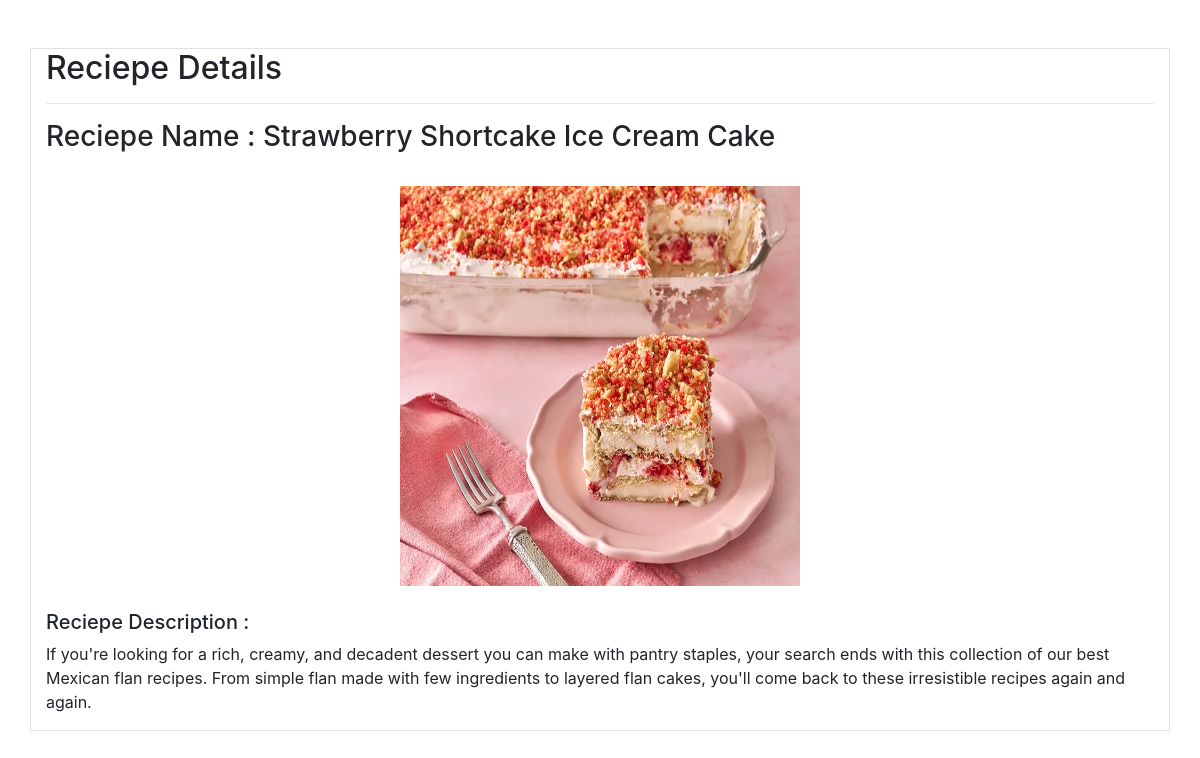
Page /show-receipe/2/ on the earlier database version.
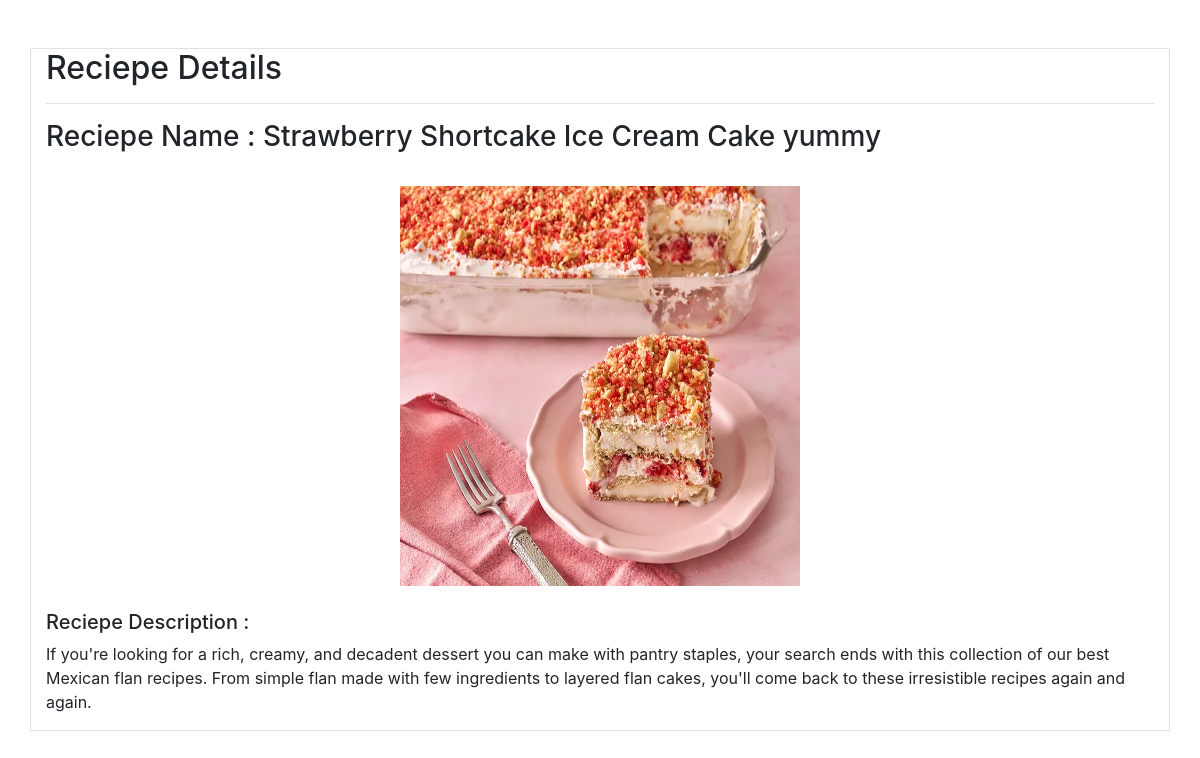
Same page on the later database version.
### vege/models.py (models this page shows)
class Receipe(models.Model):
    receipe_name =models.CharField( max_length=100)
    receipe_description = models.TextField()
    receipe_image =  models.ImageField(upload_to = "receipe")

### vege/views.py (the view)
# urls.py: path('show-receipe/<id>/', show_reciepe, name = "show_reciepe"),
def show_reciepe(request,id):
    queryset = Receipe.objects.get(id = id)
    context = {'reciepe' : queryset}
    return render(request, "show_reciepe.html", context)

### vege/templates/show_reciepe.html (shortened to what this page needs)
<!DOCTYPE html>
<html lang="en">
<head>
    <link rel="stylesheet" href="https://cdn.jsdelivr.net/npm/bootstrap@4.0.0/dist/css/bootstrap.min.css"
>
</head>
<body>
    <div class="container mt-5 border">
        <h2>Reciepe Details</h2>
        <hr>
        <h3>Reciepe Name : {{reciepe.receipe_name}}</h3>
        <br>
        <div class="text-center">{% load static %}
            <img src="{{ reciepe.receipe_image.url }}" width="400" height="400" alt="Recipe Image">
        </div>
        <br>
        <h5>Reciepe Description : </h5>
        <p>
            {{reciepe.receipe_description}}</p>
    </div>
</body>
</html>

Differences in the rows shown:
changed Receipe: receipe_name "Strawberry Shortcake Ice Cream Cake" → "Strawberry Shortcake Ice Cream Cake yummy"
